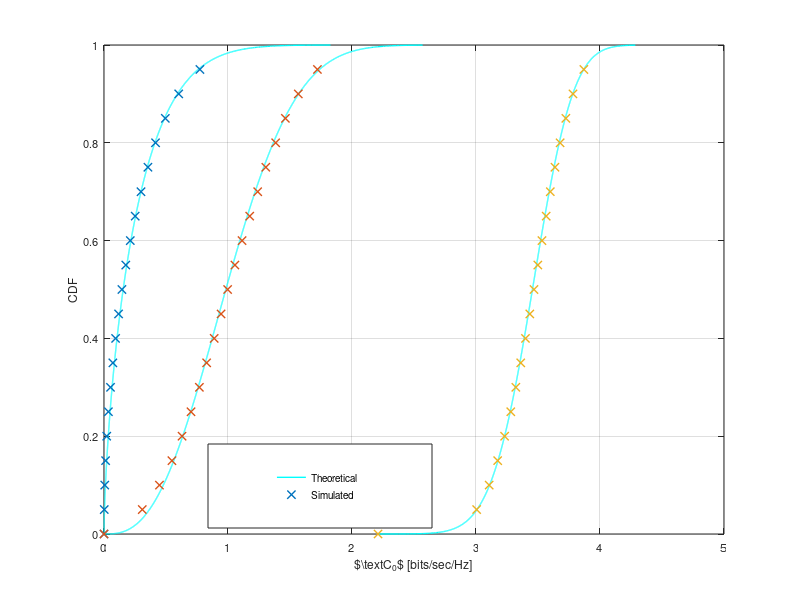

Source code (MATLAB): (Note: this script raises an error after producing the figure.)
%% This matlab script validates analytical expression for pdf C_0 charterized using
%% Gamma approximation for different value of SNR_s

clear all;
close all;

analysis = 0;                                           % Enable it for performing a complete new analysis
                                                        % otherwise a mat file is read 

if analysis
        M = 1e4;                                % Number of realizations
        snr_s = 10.^([-10 0 10]/10);             % received snr for the channel g_s  
        noise_power = 10^(-100/10);             % Noise power at SR 
        E_s = 1;                                % Pilot Energy 
        N_s = 10;                               % Number of Pilot Symobols 
        sigma_est_error = noise_power/N_s;      % Variance of the Estimation error for h_s 
        dof_s = 1;                              % Degree of freedom = 1
        g_s_hat = zeros(1,M);                   % Estimated power gain for the channel g_s        
        CDF_C0_sim = zeros(length(snr_s), M);   % Buffer to store the simulated CDF values 
        CDF_C0_ana = zeros(length(snr_s), M);   % Buffer to store the analytic CDF values 
        
        C0_pts = zeros(length(snr_s),M);        % Buffer to store the C0 points for the distribution function
        
        for k = 1:length(snr_s)
           %% Simulation
           %% g_hat_s is supposed to be non-central chi squared distributed with degree of freedom = 1 
            g_s = snr_s(k) * noise_power;        % Power gain for the channel g_s (including path loss)   
            tran_snr_ST = snr_s(k) / g_s;        % Transmitted SNR = Transmitted power at PT/Noise at SR  = received SNR / g_s            
            for i=1:M
                g_s_hat(i) = sum(normrnd(sqrt(g_s), sqrt(sigma_est_error), 1, dof_s).^2);
            end

           %% density of the SNR_s
            lambda_s = dof_s *  g_s / sigma_est_error;
            snr_s_hat = tran_snr_ST * (g_s_hat);                
            mean_ana_s = sigma_est_error * tran_snr_ST * (dof_s + lambda_s);
            var_ana_s = (sigma_est_error)^2 * tran_snr_ST^2 * (2 * dof_s + 4 * lambda_s);
            mean_sim_s = mean(snr_s_hat);
            var_sim_s = var(snr_s_hat);        

           %% Gammma Approximation 
            b_gamma_s = var_ana_s/mean_ana_s;
            a_gamma_s = mean_ana_s/b_gamma_s;

           %% CDF of Capacity C_0 = log2(1 + SNR_s)         
            
           %% Emperical CDF
            C_0 = log2(ones(1,M) +  snr_s_hat);
            [CDF_C0_temp, C0_pts(k,:),~,~,eid] = cdfcalc(C_0);
            CDF_C0_sim(k,:) = CDF_C0_temp(1:M);

           %% Analytic CDF
            for j=1:M
                func_C0 = @(t) 2.^(t) * log(2) .* 1/b_gamma_s^(a_gamma_s)...
                    .* (2.^t - 1).^(a_gamma_s - 1)/gamma(a_gamma_s)...
                    .* exp(- (2.^t - 1)/b_gamma_s);
                CDF_C0_ana(k,j) = integral(func_C0, 0, C0_pts(k,j));
            end
        end
        save('results_CDF_C0_diff_SNR_s.mat');
end
load('results_CDF_C0_diff_SNR_s.mat');
        
% Plotting Curves
figure(1);
diff = 500;
sim = 1:diff:M;

k = 1;
plot(C0_pts(k, :), CDF_C0_ana(k, :), 'c-', 'Linewidth',1);
hold on,
plot(C0_pts(k, sim), CDF_C0_sim(k, sim), 'x', 'Linewidth',1);


k = 2;
hold on,
plot(C0_pts(k, :), CDF_C0_ana(k, :), 'c-', 'Linewidth',1);
hold on,
plot(C0_pts(k, sim), CDF_C0_sim(k, sim), 'x', 'Linewidth',1);

k = 3;
hold on,
plot(C0_pts(k, :), CDF_C0_ana(k, :), 'c-', 'Linewidth',1);
hold on,
plot(C0_pts(k, sim), CDF_C0_sim(k, sim), 'x', 'Linewidth',1);

Fontsize = 8;
grid on;
xlabel('$\text{C}_0$ [bits/sec/Hz]','FontSize',Fontsize);
ylabel('CDF','FontSize',Fontsize);
hl = legend('Theoretical', 'Simulated');
set(hl, 'position',[0.26 0.12 0.28 0.14]);
set(gca,'FontSize',Fontsize);
laprint(1, '../figures/fig_CDF_C0_diff_SNR_s', 'options', 'factory', 'width', 8, 'scalefonts',...
    'on', 'factor',0.5, 'keepfontprops', 'on');
